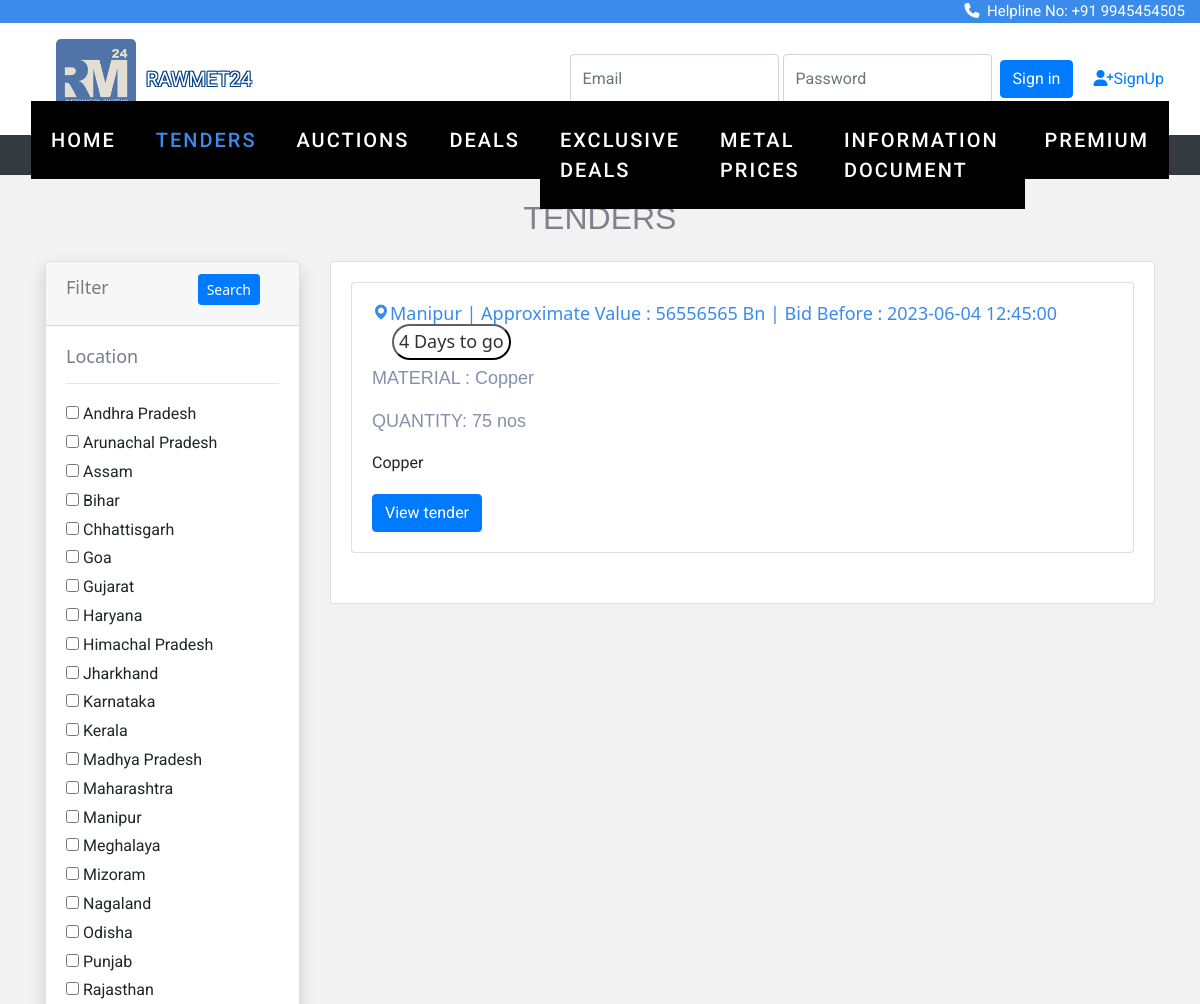
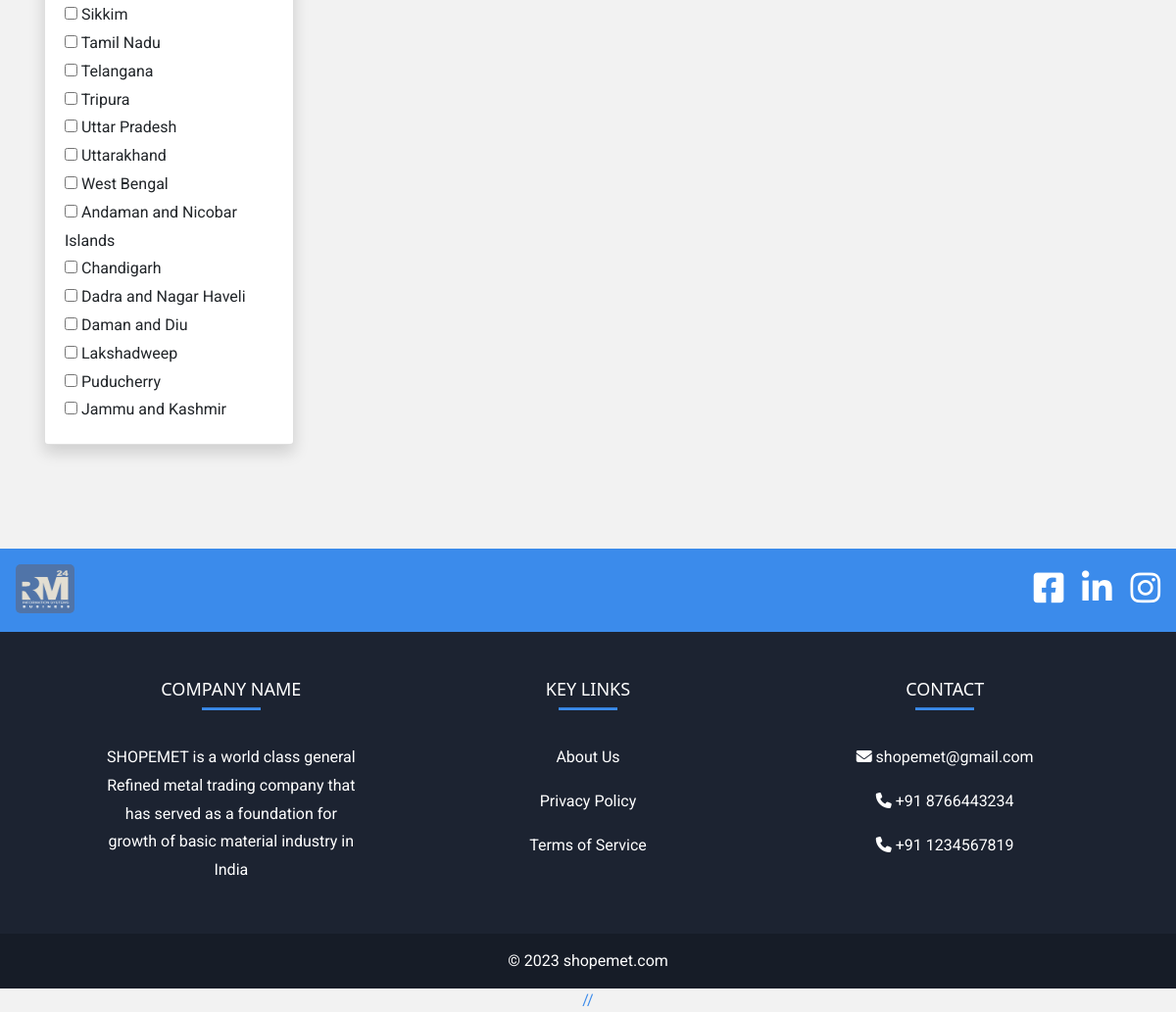
Screenshot of /tender/category.php?type=Procurement Tenders with the database file from the repository (2 pictures, top to bottom).
### tables this page shows
CREATE TABLE `location` (
  `state_id` int(11) NOT NULL,
  `state_name` varchar(50) DEFAULT NULL
);

CREATE TABLE `tenders` (
  `id` int(11) NOT NULL,
  `category` varchar(255) DEFAULT NULL,
  `infoId` varchar(255) DEFAULT NULL,
  `ownership` varchar(255) DEFAULT NULL,
  `tenderLocation` varchar(255) DEFAULT NULL,
  `sector` varchar(255) DEFAULT NULL,
  `tenderNumber` int(255) DEFAULT NULL,
  `tenderDesc` text DEFAULT NULL,
  `material` varchar(255) DEFAULT NULL,
  `matDesc` varchar(255) DEFAULT NULL,
  `quantity` varchar(255) NOT NULL,
  `publishingDatetime` datetime DEFAULT NULL,
  `startDatetime` datetime DEFAULT NULL,
  `endDatetime` datetime DEFAULT NULL,
  `emdType` varchar(255) DEFAULT NULL,
  `emdAmt` int(11) DEFAULT NULL,
  `tenderValue` int(255) NOT NULL,
  `companyName` varchar(255) DEFAULT NULL,
  `location` varchar(255) DEFAULT NULL,
  `street` varchar(255) DEFAULT NULL,
  `city` varchar(255) DEFAULT NULL,
  `telephone` varchar(255) DEFAULT NULL,
  `email` varchar(255) DEFAULT NULL,
  `contactPerson` varchar(255) DEFAULT NULL,
  `img` varchar(300) NOT NULL,
  `file` varchar(300) NOT NULL
);

### tender/category.php (the view, shortened to what this page needs)
<?php
include "connect.php";
?>
<!doctype html>
<html lang="en">
  <head>
    <link rel="stylesheet" href="https://cdn.jsdelivr.net/npm/bootstrap@4.0.0/dist/css/bootstrap.min.css">
<link rel="stylesheet" href="https://stackpath.bootstrapcdn.com/font-awesome/4.7.0/css/font-awesome.min.css">
<link rel="stylesheet" href="https://cdnjs.cloudflare.com/ajax/libs/font-awesome/4.7.0/css/font-awesome.min.css">
<link rel="stylesheet" href="css/style.css">
<link rel="stylesheet" href="css/_buttons.scss">
<link rel="stylesheet" href="css/buttons.scss">
<link rel="stylesheet" href="css/auction.css">
<link rel="stylesheet" href="css/reboot.scss">
<link rel="stylesheet" href="https://cdnjs.cloudflare.com/ajax/libs/font-awesome/6.4.0/css/all.min.css">
<link href='https://unpkg.com/boxicons@2.1.4/css/boxicons.min.css' rel='stylesheet'>
<link rel="stylesheet" href="https://cdnjs.cloudflare.com/ajax/libs/font-awesome/4.7.0/css/font-awesome.min.css">
<link rel="stylesheet" type="text/css" href="https://stackpath.bootstrapcdn.com/bootstrap/4.4.1/css/bootstrap.min.css">
<link rel="stylesheet" type="text/css" href="https://pixinvent.com/stack-responsive-bootstrap-4-admin-template/app-assets/css/bootstrap-extended.min.css">
<link rel="stylesheet" type="text/css" href="https://pixinvent.com/stack-responsive-bootstrap-4-admin-template/app-assets/fonts/simple-line-icons/style.min.css">
</head>
</head>
<body>
<div class="strip">
  <a href="#"><i class="fa-solid fa-phone"></i>&nbsp Helpline No: +91 9945454505</a>
</div>
<section class="ftco-section" style="padding-top: 5px;">
<section
           class="d-flex justify-content-between p-3"
           style="background-color:white"
           >
    <div class="me-5">
      <img src="image/rawmetlogo.jpeg" width="80px" height="auto" style="border-radius: 5px; margin-left: 40px;">
    </div>&nbsp   <p style=" position:absolute; margin-left:130px; margin-top: 25px;" class="tft desktop-view">RAWMET24</p>
    <?php
       if(!isset($_SESSION['buyer_name'])){
       ?>
         <form class="form-inline" action="verify.php" method="post">
           <input type="email" class="form-control" name="email" placeholder="Email" name="email">
           <input type="password" class="form-control" name="password" placeholder="Password" name="pswd">&nbsp&nbsp
           <br>
           <button class="btn btn-primary" type="submit">Sign in</button>
           <a href="signup.html" style="font-size: medium; padding: 20px; ">
             <i class="fa-solid fa-user-plus"></i>SignUp
           </a>
         </form>
         <?php }else{ ?>
          <div class="user" style="padding-top:25px;padding-right:30px"> <p style="color:#3b8beb;">
          Hi! <?php echo $_SESSION['buyer_name'];?>&nbsp&nbsp
              <button class="btn btn-primary" ><a href="signout.php" style="color:white;"> Signout </a></button>
</div><?php
} ?>
</section>
  <section class="ftco-section" style="padding-top: 5px;">
<nav class="navbar navbar-expand-lg navbar-dark ftco_navbar bg-dark ftco-navbar-light" id="ftco-navbar">
<div class="container-fluid">
<div class="collapse navbar-collapse" id="ftco-nav">
<ul class="navbar-nav m-auto">
<li class="nav-item "><a href="home.php" class="nav-link">Home</a></li>
<li class="nav-item active"><a href="tender.php" class="nav-link">Tenders</a></li>
<li class="nav-item "><a href="auction.php" class="nav-link">Auctions</a></li>
<li class="nav-item "><a href="deals.php" class="nav-link">Deals</a></li>
<li class="nav-item"><a href="exclusivedeals.php" class="nav-link">Exclusive Deals</a></li>
<li class="nav-item"><a href="metalsearch.php" class="nav-link">Metal Prices</a></li>
<li class="nav-item"><a href="info_page.php" class="nav-link">Information Document</a></li>
<li class="nav-item"><a href="price.html" class="nav-link">Premium</a></li>
</ul>
</div>
</div>
</nav>
</section>
<section class="home">
<br>
 <center>
 <h2 style="color: #7e828b;">TENDERS</h2> </center>
    <div class="container">
        <div class="row">
            <div class="col-md-3">
                <form action="tender_search.php?l=" method="GET">
                    <div class="card shadow mt-3">
                        <div class="card-header">
                            <h5>Filter&nbsp&nbsp&nbsp&nbsp&nbsp&nbsp&nbsp&nbsp&nbsp&nbsp&nbsp&nbsp&nbsp&nbsp&nbsp&nbsp&nbsp&nbsp
                                <button type="submit" class="btn btn-primary btn-sm float-end" >Search</button>
                            </h5>
                        </div>
                        <div class="card-body">
                            <h6>Location</h6>
                            <hr>
                            <?php
                            $brand_query = "SELECT * FROM location";
                            $brand_query_run = mysqli_query($con, $brand_query);
                            if (mysqli_num_rows($brand_query_run) > 0) {
                                foreach ($brand_query_run as $locationlist) {
                                    ?>
                                    <div id="checkbox">
                                        <input type="checkbox" name="locations" value="<?= $locationlist['state_name']; ?>"
                                            ?>>
                                        <?= $locationlist['state_name']; ?>
                                    </div>
                                    <?php
                                }
                            } else {
                                echo "No locations Found";
                            }
                            ?>
                        </div>
                    </div>
                </form>
            </div>
            <div class="col-md-9 mt-3">
                <div class="card ">
                    <div class="card-body row">
                        <?php
                        if (isset($_GET['locations'])) {
                            $branchecked = [];
                            $branchecked[0] = $_GET['locations'];
                            foreach ($branchecked as $rowbrand) {
                                 $sql = "SELECT * FROM tenders WHERE tenderLocation='".$rowbrand."'";
                                $result = mysqli_query($con, $sql);
                                if (mysqli_num_rows($result) > 0) {
                                    foreach ($result as $row):
                                        ?>
                                       <div class="col-md-12 grid-margin stretch-card">
                    <div class="card">
                    <div class="card-body">
                    <h6 style="color:#3b8beb; "> <i class='bx bxs-map'></i><?php echo $row['tenderLocation'];?>
                    | Approximate Value : <?php echo $row['tenderValue'];?> Bn | Bid Before : <?php echo $row['endDatetime'];?> <button style="padding:5px ;border-color: #0c0c0c; border-radius: 20px; color: #333131; background-color: #ffffff; margin-left: 20px;">4 Days to go</button></h6>
                        <h5 style="color:#8590aa; font-family: 'Montserrat', sans-serif;"> MATERIAL :&nbsp<?php echo $row['material'];?><br> <br> <p>QUANTITY:&nbsp<?php echo $row['quantity'];?></p></h5>
                        <p><?php echo $row['tenderDesc'];?></p>
    <a href="tend_page.php?g=<?php echo $row['id'];?>"><button class="btn btn-primary" type="submit">View tender</button></a></h6>
                      </div>
                    </div>
                  </div>
                                        <?php
                                    endforeach;
                                } else{
                                  echo "No result is found";
                                }
                            }
                        } else {
                          if(isset($_GET['type'])){
                            $a = $_GET['type'];
                            $sql = "select * from tenders WHERE category='$a' ";
                               $result = mysqli_query($con, $sql);
                               if (mysqli_num_rows($result) > 0) {
                                 while ($row = mysqli_fetch_assoc($result)) {
                                   ?>
                                    <div class="col-md-12 grid-margin stretch-card">
                    <div class="card">
                    <div class="card-body">
                    <h6 style="color:#3b8beb; "> <i class='bx bxs-map'></i><?php echo $row['tenderLocation'];?>
                    | Approximate Value : <?php echo $row['tenderValue'];?> Bn | Bid Before : <?php echo $row['endDatetime'];?> <button style="padding:5px ;border-color: #0c0c0c; border-radius: 20px; color: #333131; background-color: #ffffff; margin-left: 20px;">4 Days to go</button></h6>
                        <h5 style="color:#8590aa; font-family: 'Montserrat', sans-serif;"> MATERIAL :&nbsp<?php echo $row['material'];?><br> <br> <p>QUANTITY:&nbsp<?php echo $row['quantity'];?></p></h5>
                        <p><?php echo $row['tenderDesc'];?></p>
    <a href="tend_page.php?g=<?php echo $row['id'];?>"><button class="btn btn-primary" type="submit">View tender</button></a></h6>
                      </div>
                    </div>
                  </div>
                                   <?php
                                 }
                               }else{
                                echo "No result is found";
                               }
                             }}
                        ?>
                </div>
            </div>
        </div>
    </div>
    </div>
    <br><br>
    <center style="color: #3b8beb;">
    <br><br>
<footer class="text-center text-lg-start text-white" style="background-color: #1c2331">
  <section class="d-flex justify-content-between p-3" style="background-color:#3b8beb">
    <div class="me-5">
      <img src="image/rawmetlogo.jpeg" width="60px" height="50px" style="border-radius: 5px;">
    </div>
    <div class="icon" style="font-size: 35px; padding-right: 0px;word-spacing: 10px;">
      <a href="" class="text-white me-4">
        <i class="fa-brands fa-square-facebook"></i>
      </a>
      <a href="" class="text-white me-4">
        <i class="fa-brands fa-linkedin"></i>
      </a>
      <a href="" class="text-white me-4">
        <i class="fa-brands fa-instagram"></i>
      </a>
    </div>
  </section>
  <section class="">
    <div class="container text-center text-md-start mt-5">
      <div class="row mt-3">
        <div class="col-md-3 col-lg-4 col-xl-3 mx-auto mb-4">
          <h6 class="text-uppercase fw-bold" style="color: #fff;">Company name</h6>
          <hr class="mb-4 mt-0 d-inline-block mx-auto" style="width: 60px; background-color: #3b8beb; height: 2px" />
          <p>
            SHOPEMET is a world class general Refined metal trading company that has served as a foundation for growth
            of basic material industry in India
          </p>
        </div>
        <div class="col-md-2 col-lg-2 col-xl-2 mx-auto mb-4">
          <h6 class="text-uppercase fw-bold" style="color: #fff;">Key links</h6>
          <hr class="mb-4 mt-0 d-inline-block mx-auto" style="width: 60px; background-color: #3b8beb; height: 2px" />
          <p>
            <a href="aboutus.php" class="text-white">About Us</a>
          </p>
          <p>
            <a href="policy.php" class="text-white">Privacy Policy</a>
          </p>
          <p>
            <a href="terms_of_service.php" class="text-white">Terms of Service</a>
          </p>
        </div>
        <div class="col-md-4 col-lg-3 col-xl-3 mx-auto mb-md-0 mb-4">
          <h6 class="text-uppercase fw-bold" style="color: #fff;">Contact</h6>
          <hr class="mb-4 mt-0 d-inline-block mx-auto" style="width: 60px; background-color: #3b8beb; height: 2px" />
          <p><i class="fa fa-envelope" aria-hidden="true"></i> shopemet@gmail.com</p>
          <p><i class="fa fa-phone" aria-hidden="true"></i> +91 8766443234</p>
          <p><i class="fa fa-phone" aria-hidden="true"></i> +91 1234567819</p>
        </div>
      </div>
    </div>
  </section>
  <div class="text-center p-3" style="background-color: rgba(0, 0, 0, 0.2)">
    © 2023
    <a class="text-white" href="https://mdbootstrap.com/">shopemet.com</a>
  </div>
</footer>
// <script src="js/toggle.js"></script>
</body>
</html>

### tender/css/auction.css (style rules this page uses)
.col-lg-4 { flex: 0 0 33.33333%; max-width: 33.33333%; position: relative; width: 100%; padding-right: 15px; padding-left: 15px; }
.d-flex { display: flex !important; }
.grid-margin, .purchase-popup { margin-bottom: 1.875rem; }
.stretch-card>.card { width: 100%; min-width: 100%; }
.row { display: flex; flex-wrap: wrap; margin-right: -15px; margin-left: -15px; }
.card { margin-top: 0%; margin-bottom: 0%; }

### tender/category.php (style rules this page uses)
body { font-family: Arial, Helvetica, sans-serif; }
.strip { width: 100%; background-color: #3b8beb; overflow: auto; }
.strip a { float: right; margin-right: 15px; padding-left: 10px; color: white; text-decoration: none; font-size: 15px; }
body { font-family: "Roboto", helvetica, arial, sans-serif; font-size: 16px; font-weight: 400; text-rendering: optimizeLegibility; }
h4, h5, h6 { color: #757b89; font-family: system-ui, -apple-system, BlinkMacSystemFont, "Segoe UI", Roboto, "Helvetica Neue", Arial, "Noto Sans", sans-serif, "Apple Color Emoji", "Segoe UI Emoji", "Segoe UI Symbol", "Noto Color Emoji"; font-size:18px; }

### rows the page displays
location: state_name "Andhra Pradesh"
location: state_name "Arunachal Pradesh"
location: state_name "Assam"
location: state_name "Bihar"
location: state_name "Chhattisgarh"
location: state_name "Goa"
location: state_name "Gujarat"
location: state_name "Haryana"
location: state_name "Himachal Pradesh"
location: state_name "Jharkhand"
location: state_name "Karnataka"
location: state_name "Kerala"
location: state_name "Madhya Pradesh"
location: state_name "Maharashtra"
location: state_name "Manipur"
location: state_name "Meghalaya"
location: state_name "Mizoram"
location: state_name "Nagaland"
location: state_name "Odisha"
location: state_name "Punjab"
location: state_name "Rajasthan"
location: state_name "Sikkim"
location: state_name "Tamil Nadu"
location: state_name "Telangana"
location: state_name "Tripura"
location: state_name "Uttar Pradesh"
location: state_name "Uttarakhand"
location: state_name "West Bengal"
location: state_name "Andaman and Nicobar Islands"
location: state_name "Chandigarh"
location: state_name "Dadra and Nagar Haveli"
location: state_name "Daman and Diu"
location: state_name "Lakshadweep"
location: state_name "Puducherry"
location: state_name "Jammu and Kashmir"
tenders: tenderLocation "Manipur", tenderValue "56556565", endDatetime "2023-06-04 12:45:00", material "Copper", quantity "75 nos", tenderDesc "Copper"
